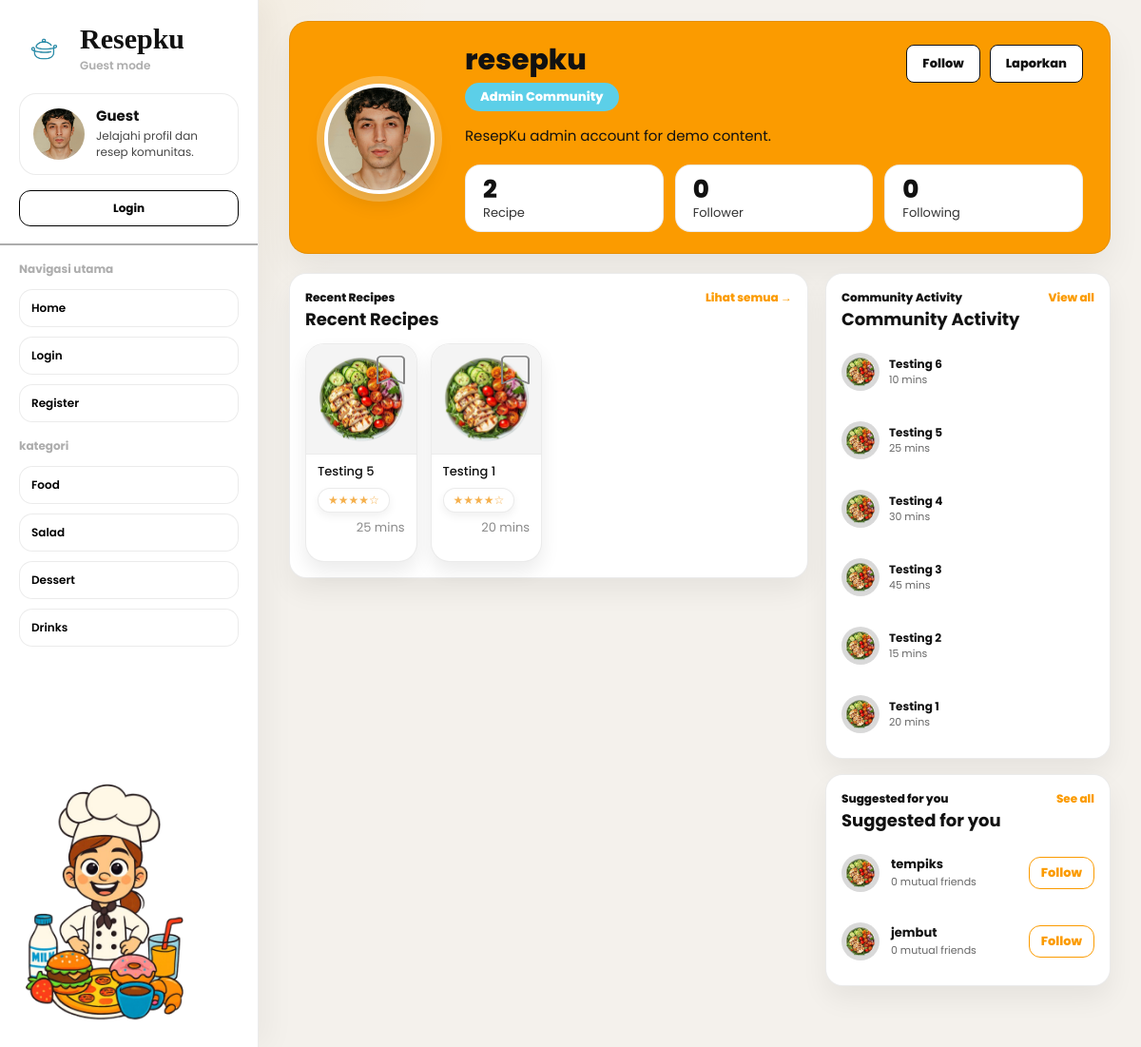
Screenshot of /profil/?id=1 with the database file from the repository.
### tables this page shows
CREATE TABLE `pengguna` (
  `pengguna_id` bigint UNSIGNED NOT NULL,
  `nama_pengguna` varchar(50) NOT NULL,
  `email` varchar(100) NOT NULL,
  `kata_sandi` varchar(255) NOT NULL,
  `foto_profil` varchar(255) DEFAULT NULL,
  `bio` text,
  `role` enum('pengguna','admin') NOT NULL DEFAULT 'pengguna',
  `status` enum('aktif','nonaktif') NOT NULL DEFAULT 'aktif',
  `dibuat_pada` timestamp NULL DEFAULT CURRENT_TIMESTAMP
);

CREATE TABLE `recipes` (
  `resep_id` bigint UNSIGNED NOT NULL,
  `pengguna_id` bigint UNSIGNED NOT NULL,
  `nama_resep` varchar(255) NOT NULL,
  `deskripsi` text,
  `langkah_resep` text,
  `waktu_memasak` int DEFAULT NULL,
  `porsi` int DEFAULT NULL,
  `foto_resep` varchar(255) DEFAULT NULL,
  `kategori` varchar(100) DEFAULT NULL,
  `tingkat_kesulitan` enum('mudah','sedang','sulit') NOT NULL DEFAULT 'sedang',
  `dibuat_pada` timestamp NULL DEFAULT CURRENT_TIMESTAMP
);

### profil/index.php (the view, shortened to what the rows shown need)
<?php
require_once __DIR__ . '/../config/helpers.php';
require_once __DIR__ . '/../data/recipe_repository.php';
$currentUserId = (int) ($_SESSION['user']['id'] ?? 0);
$requestedUserId = (int) ($_GET['id'] ?? 0);
$isPublicProfile = $requestedUserId > 0;
$profileUserId = $isPublicProfile ? $requestedUserId : $currentUserId;
$profile = $profileUserId > 0 ? recipe_user_profile_db($profileUserId) : null;
$isUnavailable = $profile === null || ($isPublicProfile && $profile['status'] !== 'aktif');
$isFollowingProfile = !$isUnavailable && $isPublicProfile && $currentUserId > 0
    ? recipe_is_following_db($currentUserId, $profileUserId)
    : false;
$recentRecipes = !$isUnavailable ? recipe_user_recipes_db($profileUserId, 8) : [];
$communityRecipes = !$isUnavailable ? array_values(array_filter(
    recipe_catalog_from_db(6),
    static fn (array $recipe) => (int) ($recipe['user_id'] ?? 0) !== $profileUserId
)) : [];
$suggestedAccounts = [];
if (!$isUnavailable) {
    $accountSql = <<<SQL
        SELECT
            p.pengguna_id AS user_id,
            p.nama_pengguna AS name,
            p.foto_profil AS avatar,
            p.bio,
            (
                SELECT COUNT(*)
                FROM following f
                WHERE f.following_id_user = p.pengguna_id
            ) AS follower_count
        FROM pengguna p
        WHERE p.status = 'aktif'
          AND p.pengguna_id <> :profile_user_id
    SQL;
    $accountParams = [':profile_user_id' => $profileUserId];
    $accountSql .= ' ORDER BY follower_count DESC, p.dibuat_pada DESC LIMIT 5';
    $accountStmt = db()->prepare($accountSql);
    $accountStmt->execute($accountParams);
    $suggestedAccounts = $accountStmt->fetchAll() ?: [];
}
$profileRoleLabel = !$isUnavailable
    ? ($profile['role'] === 'admin' ? 'Admin Community' : 'Member Community')
    : 'Profile unavailable';
?>
<!DOCTYPE html>
<html lang="id">
<head>
    <link rel="stylesheet" href="../assets/css/style.css">
</head>
<body class="profile-page" data-guest-mode="<?= $currentUserId > 0 ? '0' : '1' ?>" data-csrf-token="<?= e(csrfToken()) ?>">
    <main class="profile-main">
        <?php if ($isUnavailable): ?>
            <section class="profile-empty-state" aria-label="Profil tidak tersedia">
                <div class="profile-empty-state__card">
                    <img class="profile-empty-state__avatar" src="../assets/img/home-profile.png" alt="">
                    <p class="profile-empty-state__eyebrow">Profile</p>
                    <h1>Profile tidak tersedia</h1>
                    <p>User tidak aktif, tidak bisa melihat profile.</p>
                    <div class="profile-actions">
                        <a class="profile-actions__primary" href="../home/">Kembali ke Home</a>
                    </div>
                </div>
            </section>
        <?php else: ?>
            <section class="profile-summary" aria-label="Profil pengguna">
                <div class="profile-summary__card">
                    <div class="profile-summary__avatar-wrap">
                        <img class="profile-summary__avatar" src="<?= e($profile['avatar']) ?>" alt="<?= e($profile['name']) ?>">
                    </div>
                    <div class="profile-summary__content">
                        <div class="profile-summary__header">
                            <div>
                                <h1 class="profile-summary__name"><?= e($profile['name']) ?></h1>
                                <div class="profile-summary__badge"><?= e($profileRoleLabel) ?></div>
                            </div>
                            <?php if ($isPublicProfile): ?>
                                <div class="profile-summary__actions">
                                    <button
                                        class="profile-summary__follow<?= $isFollowingProfile ? ' is-active' : '' ?>"
                                        type="button"
                                        data-guest-gate
                                        data-social-action="follow"
                                        data-user-id="<?= e((string) $profileUserId) ?>"
                                        data-follow-label="Follow"
                                        data-followed-label="Following"
                                    ><?= $isFollowingProfile ? 'Following' : 'Follow' ?></button>
                                    <button
                                        class="profile-summary__report"
                                        type="button"
                                        data-guest-gate
                                        data-report-open
                                        data-report-target-type="pengguna"
                                        data-report-target-id="<?= e((string) $profileUserId) ?>"
                                        data-report-target-label="<?= e($profile['name']) ?>"
                                    >Laporkan</button>
                                </div>
                            <?php else: ?>
                                <button class="profile-summary__edit" type="button" data-profile-edit-open>Edit Profile</button>
                            <?php endif; ?>
                        </div>
                        <?php if (trim((string) ($profile['bio'] ?? '')) !== ''): ?>
                            <p class="profile-summary__bio"><?= e((string) $profile['bio']) ?></p>
                        <?php else: ?>
                            <p class="profile-summary__bio profile-summary__bio--muted">
                                Profil ini belum punya bio. Tambahkan deskripsi singkat untuk memperjelas identitas akun.
                            </p>
                        <?php endif; ?>
                        <div class="profile-summary__stats" aria-label="Statistik profil">
                            <div class="profile-stat">
                                <strong><?= e((string) $profile['recipe_count']) ?></strong>
                                <span>Recipe</span>
                            </div>
                            <div class="profile-stat">
                                <strong data-follower-count><?= e((string) $profile['follower_count']) ?></strong>
                                <span>Follower</span>
                            </div>
                            <div class="profile-stat">
                                <strong><?= e((string) $profile['following_count']) ?></strong>
                                <span>Following</span>
                            </div>
                        </div>
                    </div>
                </div>
            </section>
            <section class="profile-bento" aria-label="Profile content">
                <div class="profile-bento__main">
                    <section class="profile-panel profile-panel--recent" aria-label="Recent recipes">
                        <div class="profile-panel__head">
                            <div>
                                <p class="profile-panel__kicker">Recent Recipes</p>
                                <h2>Recent Recipes</h2>
                            </div>
                            <a href="../home/" class="profile-panel__link">Lihat semua →</a>
                        </div>
                        <?php if ($recentRecipes === []): ?>
                            <div class="profile-panel__empty">Belum ada resep untuk ditampilkan.</div>
                        <?php else: ?>
                            <section class="profile-recipe-grid" aria-label="Recent recipes list">
                                <?php foreach ($recentRecipes as $recipe): ?>
                                    <article class="profile-recipe-card">
                                        <?php if (!empty($recipe['id'])): ?>
                                            <a class="profile-recipe-card__link" href="../resep/detail.php?id=<?= e((string) $recipe['id']) ?>">
                                            </a>
                                        <?php endif; ?>
                                        <button class="profile-recipe-card__bookmark" type="button" aria-label="Simpan resep">
                                            <img src="../assets/img/icon-bookmark.svg" alt="">
                                        </button>
                                        <img class="profile-recipe-card__image" src="<?= e($recipe['image']) ?>" alt="<?= e($recipe['title']) ?>">
                                        <div class="profile-recipe-card__body">
                                            <h3><?= e($recipe['title']) ?></h3>
                                            <div class="profile-recipe-card__rating">★★★★☆</div>
                                            <span><?= e($recipe['cook_time']) ?></span>
                                        </div>
                                    </article>
                                <?php endforeach; ?>
                            </section>
                        <?php endif; ?>
                    </section>
                </div>
                <aside class="profile-bento__aside">
                    <section class="profile-panel profile-panel--activity" aria-label="Community activity">
                        <div class="profile-panel__head">
                            <div>
                                <p class="profile-panel__kicker">Community Activity</p>
                                <h2>Community Activity</h2>
                            </div>
                            <a href="../home/" class="profile-panel__link">View all</a>
                        </div>
                        <?php if ($communityRecipes === []): ?>
                            <div class="profile-panel__empty">Belum ada aktivitas komunitas.</div>
                        <?php else: ?>
                            <div class="profile-activity-list">
                                <?php foreach ($communityRecipes as $recipe): ?>
                                    <article class="profile-activity-item">
                                        <?php if (!empty($recipe['id'])): ?>
                                            <a class="profile-activity-item__link" href="../resep/detail.php?id=<?= e((string) $recipe['id']) ?>">
                                            </a>
                                        <?php endif; ?>
                                        <img class="profile-activity-item__avatar" src="<?= e($recipe['image']) ?>" alt="<?= e($recipe['title']) ?>">
                                        <div class="profile-activity-item__copy">
                                            <strong><?= e($recipe['title']) ?></strong>
                                            <span><?= e($recipe['cook_time']) ?></span>
                                        </div>
                                    </article>
                                <?php endforeach; ?>
                            </div>
                        <?php endif; ?>
                    </section>
                    <section class="profile-panel profile-panel--suggested" aria-label="Suggested accounts">
                        <div class="profile-panel__head">
                            <div>
                                <p class="profile-panel__kicker">Suggested for you</p>
                                <h2>Suggested for you</h2>
                            </div>
                            <a href="../home/" class="profile-panel__link">See all</a>
                        </div>
                        <?php if ($suggestedAccounts === []): ?>
                            <div class="profile-panel__empty">Belum ada akun yang disarankan.</div>
                        <?php else: ?>
                            <div class="profile-account-list">
                                <?php foreach ($suggestedAccounts as $account): ?>
                                    <?php $accountId = (int) ($account['user_id'] ?? 0); ?>
                                    <article class="profile-account-item">
                                        <img class="profile-account-item__avatar" src="<?= e(recipe_asset_path($account['avatar'] ?? null)) ?>" alt="<?= e($account['name'] ?? 'User') ?>">
                                        <div class="profile-account-item__copy">
                                            <strong><?= e($account['name'] ?? 'User') ?></strong>
                                            <span><?= e((string) ($account['follower_count'] ?? 0)) ?> mutual friends</span>
                                        </div>
                                        <button
                                            class="profile-account-item__follow"
                                            type="button"
                                            data-guest-gate
                                            data-social-action="follow"
                                            data-user-id="<?= e((string) $accountId) ?>"
                                            data-follow-label="Follow"
                                            data-followed-label="Followed"
                                        >Follow</button>
                                    </article>
                                <?php endforeach; ?>
                            </div>
                        <?php endif; ?>
                    </section>
                </aside>
            </section>
        <?php endif; ?>
    </main>
</body>
</html>

### rows the page displays
pengguna: nama_pengguna "resepku", profileRoleLabel "Admin Community", bio "ResepKu admin account for demo content."
recipes: nama_resep "Testing 5", cook_time "25 mins"
recipes: nama_resep "Testing 1", cook_time "20 mins"
recipes: nama_resep "Testing 6", cook_time "10 mins"
recipes: nama_resep "Testing 4", cook_time "30 mins"
recipes: nama_resep "Testing 3", cook_time "45 mins"
recipes: nama_resep "Testing 2", cook_time "15 mins"
pengguna: nama_pengguna "tempiks", follower_count "0"
pengguna: nama_pengguna "jembut", follower_count "0"

### other values shown
$sidebarName "Guest"
$profile['recipe_count'] "2"
$profile['follower_count'] "0"
$profile['following_count'] "0"
